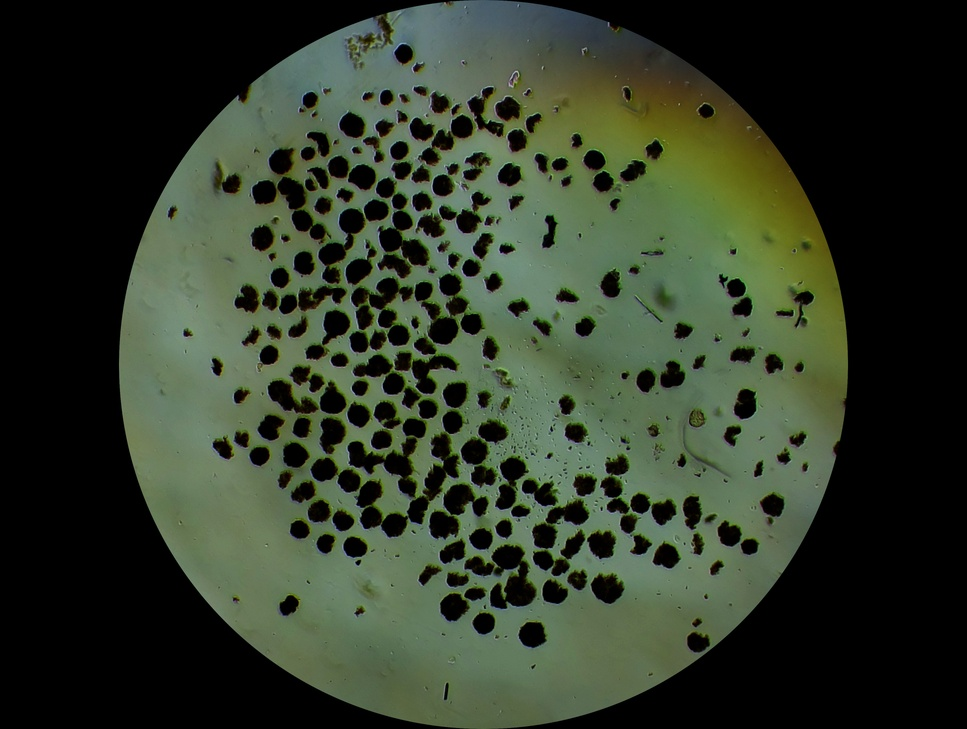
#> input picture data/cell1.jpg, 967 x 729 px, shrunk from 4032 x 3040 before the run
$ python -i cell_counter.py   (imports and definitions only)
#> lines starting #> are read from the running program, lines starting #| are printed output that depends on the picture; after the words box and inside, x2 and y2 are one past the last pixel; in counts of white or black regions, pixels touching at a corner belong together
#> further down, picture is the input picture: shape (729, 967, 3); mean B, G, R 40.9, 57.3, 48
"""Cell counter algorithm module."""

import numpy as np
import cv2
import skimage as ski
from skimage import filters
from skimage.feature import peak_local_max

clahe = cv2.createCLAHE(clipLimit=2.0, tileGridSize=(8, 8))

def detect_background_type(img, fov_mask, l_channel, b_channel):
    r_masked = img[:, :, 2][fov_mask == 255]
    b_masked = img[:, :, 0][fov_mask == 255]
    is_warm = np.median(r_masked) > np.median(b_masked)
    return (l_channel, 0) if is_warm else (b_channel, 2)

def count_cells(img):
    h, w = img.shape[:2]
    cx, cy, radius = w // 2, h // 2, h // 2

    fov_mask = np.zeros((h, w), dtype=np.uint8)
    cv2.circle(fov_mask, (cx, cy), radius, 255, -1)
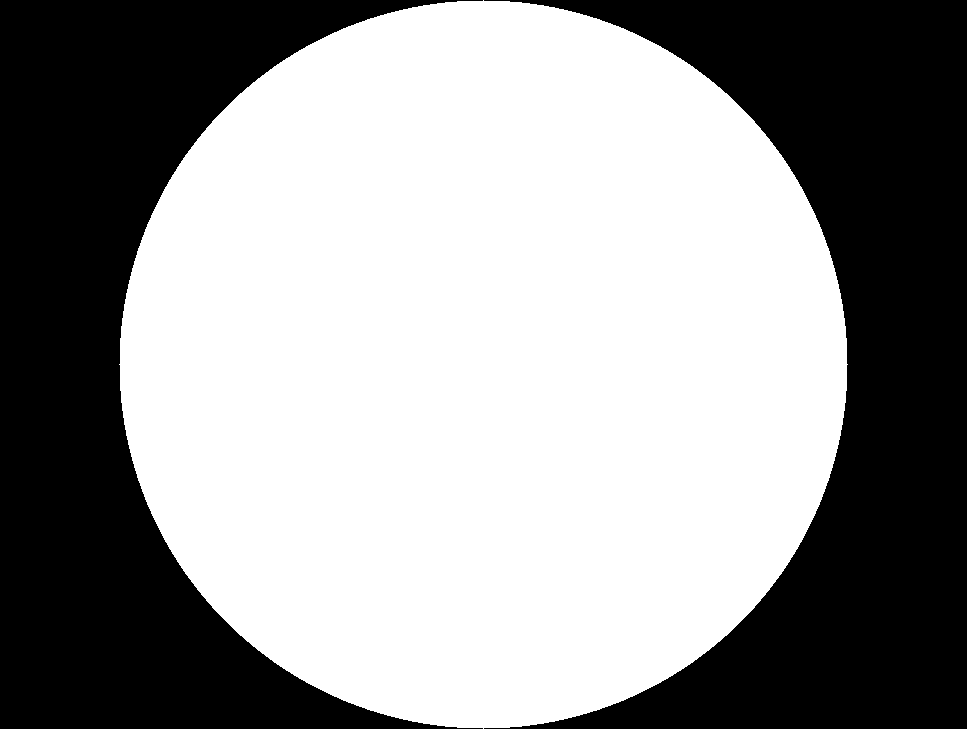
#> fov_mask: shape (729, 967); 59% white; 2 black regions, box (x1, y1, x2, y2) and area: (0, 0, 483, 729) 144393, (484, 0, 967, 729) 144393
    l_channel, a_channel, b_channel = cv2.split(cv2.cvtColor(img, cv2.COLOR_BGR2LAB))
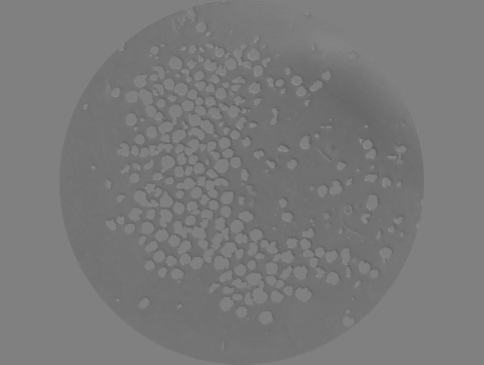
#> a_channel: shape (729, 967) (shown at 1/2 size); min 90, max 146, mean 121.4
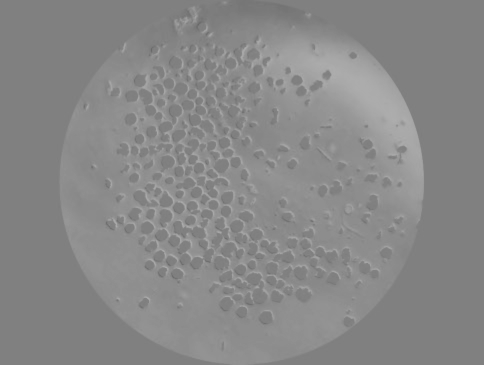
#> b_channel: shape (729, 967) (shown at 1/2 size); min 102, max 175, mean 135.9

    channel, region_idx = detect_background_type(img, fov_mask, l_channel, b_channel)
#> in detect_background_type, `is_warm = np.median(r_masked) > np.median(b_masked)`: is_warm = True
#> region_idx = 0
    del l_channel, a_channel, b_channel
    channel_clahe = clahe.apply(channel)
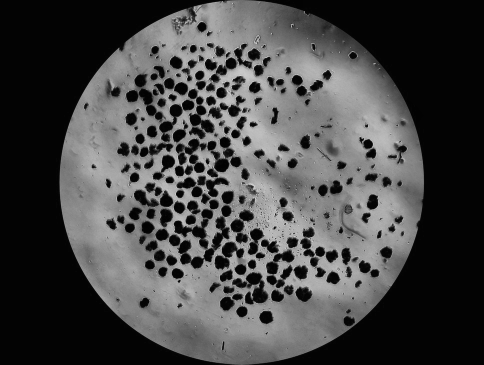
#> channel_clahe: shape (729, 967) (shown at 1/2 size); min 1, max 224, mean 70.4
    del channel
    channel_masked = channel_clahe[fov_mask == 255]
    thresholds = filters.threshold_multiotsu(channel_masked, classes=3)
#> thresholds = [65, 134]
    del channel_masked
    regions = np.digitize(channel_clahe, bins=thresholds)
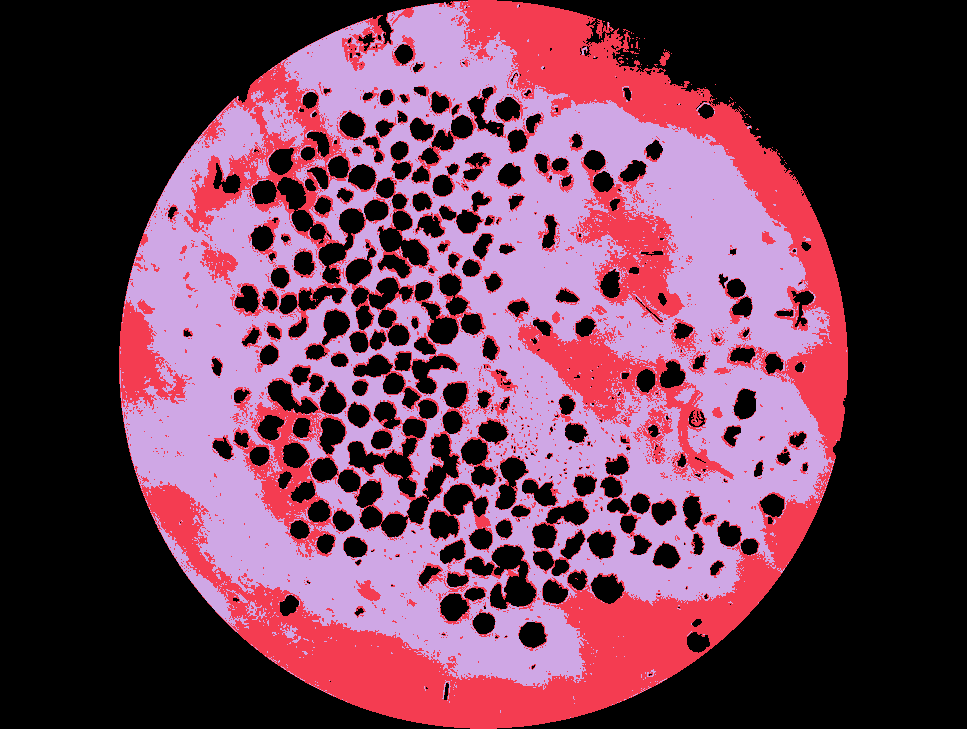
#> regions: shape (729, 967) int64; 3 distinct labels, from 0 to 2; one colour per label, 0 black
    del channel_clahe
    binary = ((regions == region_idx) & (fov_mask == 255)).astype(np.uint8) * 255
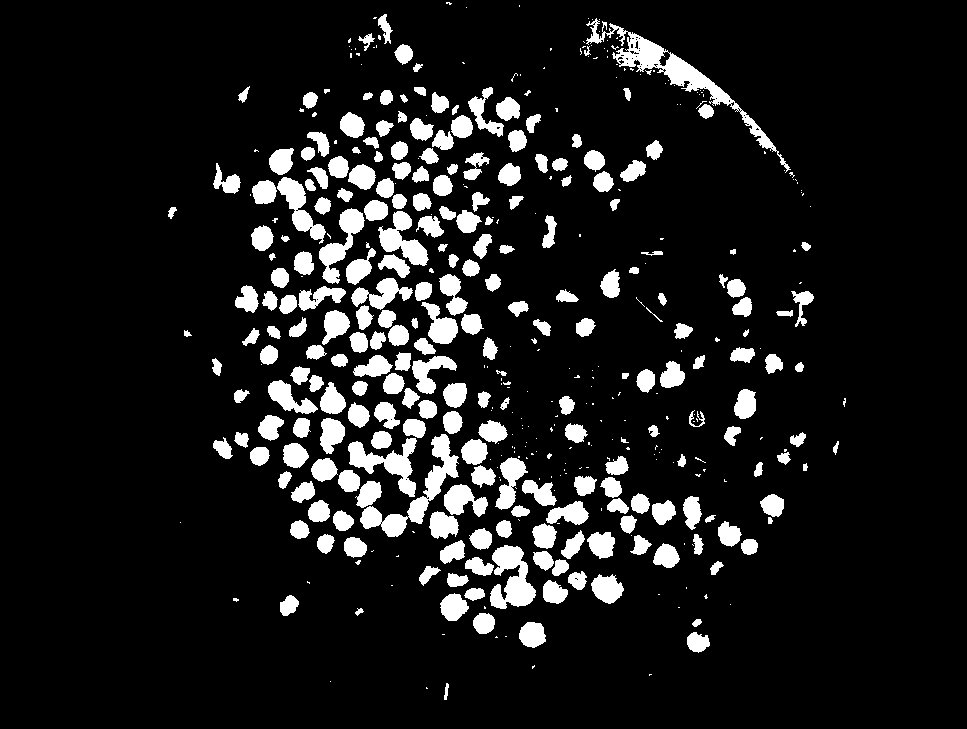
#> binary: shape (729, 967); 10.8% white; 449 white regions (206 under 20 px), largest, box (x1, y1, x2, y2) and area: (586, 18, 791, 173) 3304, (360, 434, 459, 537) 2321, (490, 545, 536, 609) 1756
    del regions

    # dynamic noise threshold based on image resolution
    noise_size = int(np.pi * (h * 0.005) ** 2)

    # remove noise
#> (the run stopped early here; a loop or call above may not have finished)

$ run again, on data/cell2.jpg
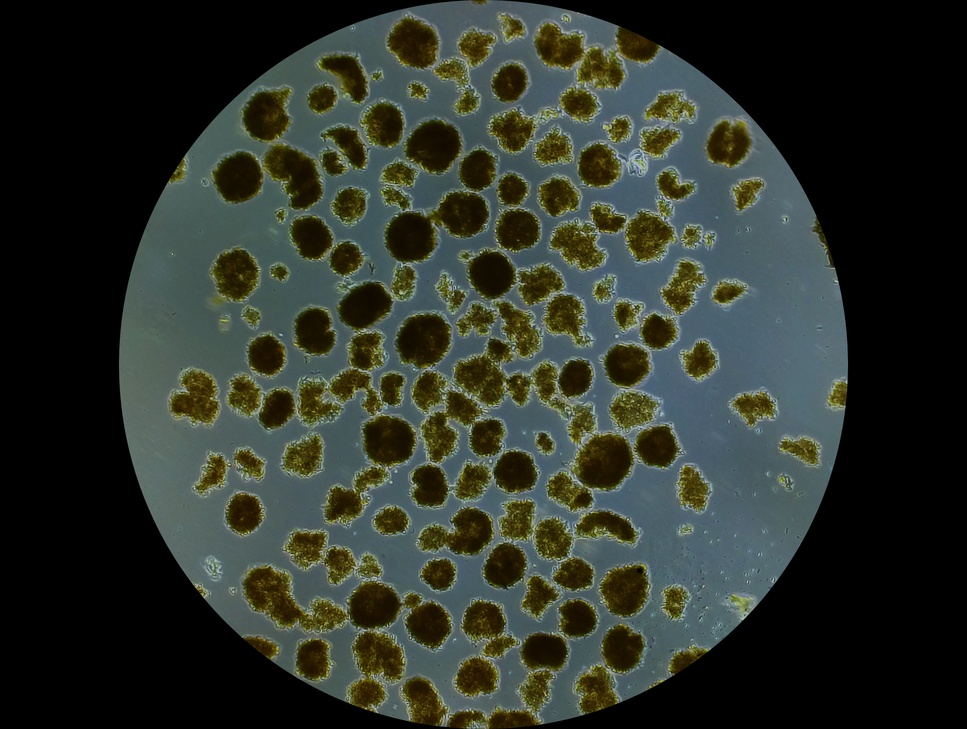
#> input picture data/cell2.jpg, 967 x 729 px, shrunk from 4032 x 3040 before the run
#> picture is the input picture: shape (729, 967, 3); mean B, G, R 42.5, 50.6, 45.1
#> fov_mask: shape (729, 967); 59% white; 2 black regions, box (x1, y1, x2, y2) and area: (0, 0, 483, 729) 144393, (484, 0, 967, 729) 144393
#> is_warm = False
#> region_idx = 2
#> in count_cells, `channel_clahe = clahe.apply(channel)`:
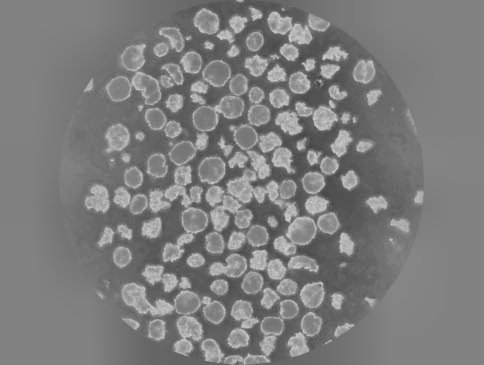
#> channel_clahe: shape (729, 967) (shown at 1/2 size); min 65, max 205, mean 125.3
#> thresholds = [110, 147]
#> regions: shape (729, 967) int64; 3 distinct labels, from 0 to 2
#> in count_cells, `binary = ((regions == region_idx) & (fov_mask == 255)).astype(np.uint8..`:
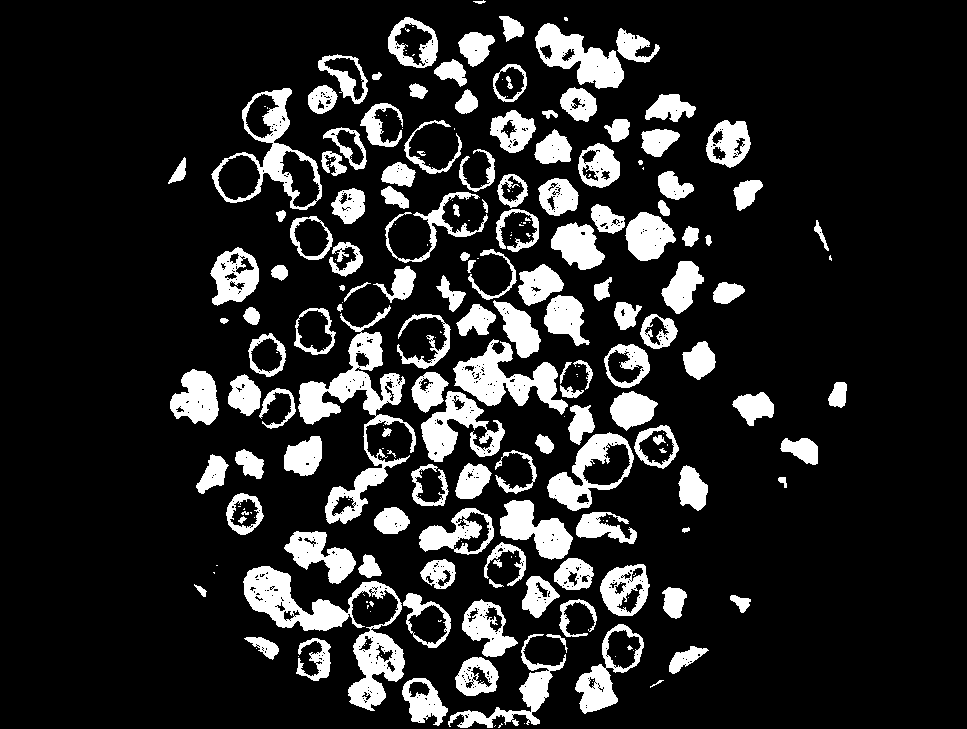
#> binary: shape (729, 967); 15.6% white; 238 white regions (96 under 20 px), largest, box (x1, y1, x2, y2) and area: (243, 566, 405, 711) 6384, (298, 305, 416, 524) 6136, (453, 339, 568, 415) 3585

$ run again, on data/cell3.jpg
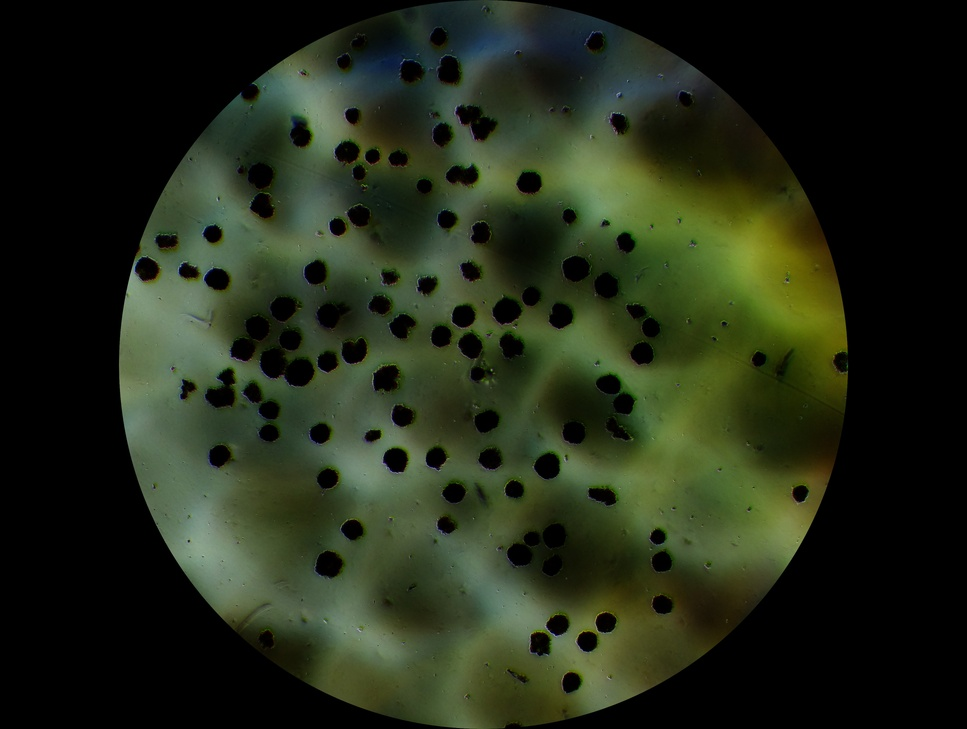
#> input picture data/cell3.jpg, 967 x 729 px, shrunk from 4032 x 3040 before the run
#> picture is the input picture: shape (729, 967, 3); mean B, G, R 24.2, 42.2, 34.7
#> fov_mask: shape (729, 967); 59% white; 2 black regions, box (x1, y1, x2, y2) and area: (0, 0, 483, 729) 144393, (484, 0, 967, 729) 144393
#> is_warm = True
#> region_idx = 0
#> in count_cells, `channel_clahe = clahe.apply(channel)`:
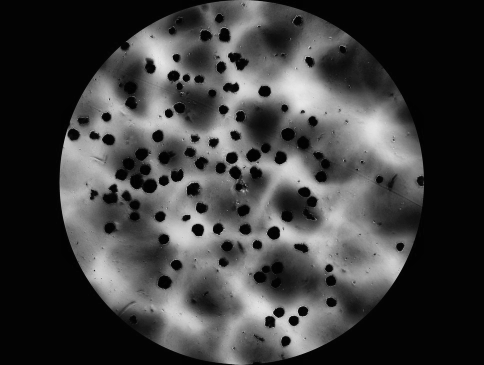
#> channel_clahe: shape (729, 967) (shown at 1/2 size); min 2, max 234, mean 63
#> thresholds = [67, 134]
#> regions: shape (729, 967) int64; 3 distinct labels, from 0 to 2
#> in count_cells, `binary = ((regions == region_idx) & (fov_mask == 255)).astype(np.uint8..`:
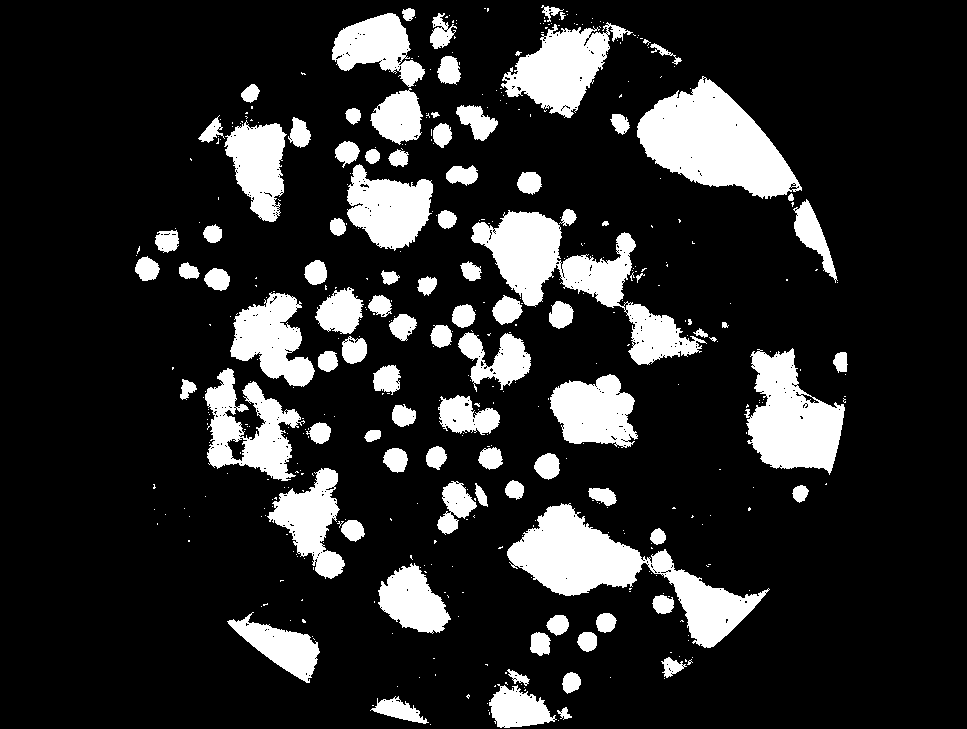
#> binary: shape (729, 967); 16.7% white; 445 white regions (351 under 20 px), largest, box (x1, y1, x2, y2) and area: (507, 503, 770, 648) 11601, (637, 76, 802, 199) 11149, (471, 210, 707, 365) 10508
